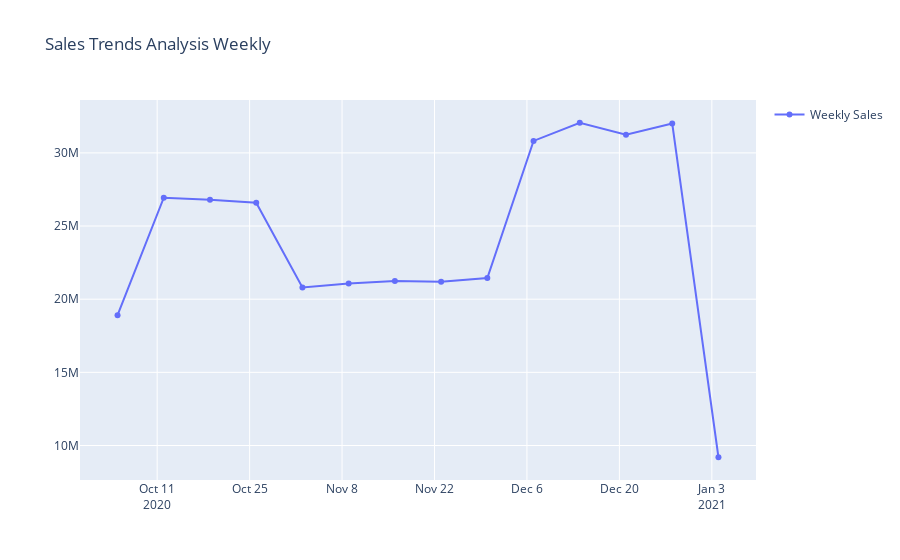

Notebook code cell kept with this figure:
### Code cell
week_df = src_df.resample('W-mon').sum()
fig = make_subplots(rows=1, cols=1)
fig.add_trace(graph_objects.Scatter(x=week_df.index, y=week_df['Sales'], mode='lines+markers', name='Weekly Sales'), row=1, col=1)
fig.update_layout(showlegend=True, title_text="Sales Trends Analysis Weekly")

### Figure 1 — Plotly figure (JSON) as saved in the notebook; plotly's stock layout.template omitted (floating-point values rounded to 4 significant figures)
{"data": [{"mode": "lines+markers", "name": "Weekly Sales", "type": "scatter", "x": ["2020-10-05T00:00:00", "2020-10-12T00:00:00", "2020-10-19T00:00:00", "2020-10-26T00:00:00", "2020-11-02T00:00:00", "2020-11-09T00:00:00", "2020-11-16T00:00:00", "2020-11-23T00:00:00", "2020-11-30T00:00:00", "2020-12-07T00:00:00", "2020-12-14T00:00:00", "2020-12-21T00:00:00", "2020-12-28T00:00:00", "2021-01-04T00:00:00"], "xaxis": "x", "y": [18907500, 26935000, 26805000, 26590000, 20797500, 21065000, 21242500, 21187500, 21442500, 30817500, 32060000, 31247500, 32007500, 9197500], "yaxis": "y"}], "layout": {"showlegend": true, "title": {"text": "Sales Trends Analysis Weekly"}, "xaxis": {"anchor": "y", "domain": [0, 1]}, "yaxis": {"anchor": "x", "domain": [0, 1]}}}
